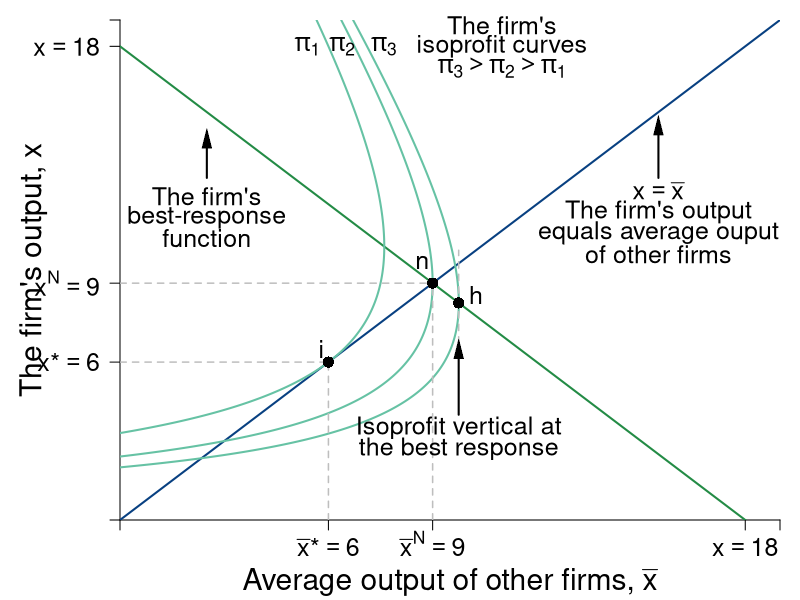

Write the R code that produced this figure.
require(shape)
pdf(file = "competitionmarkets/competition_average_2.pdf", width = 9, height = 7)

#Set parameters for graphics
axislabelsize <- 1.8
labelsize <- 1.5
namesize <- 1.8
annotatesize <- 1.5
graphlinewidth <- 2
segmentlinewidth <- 1.5

COL <- c("#7fc97f", "#beaed4", "#fdc086", "#ffff99", "#386cb0", "#f0027f", "#bf5b17", "#666666")
COLA <- c("#99d8c9","#66c2a4","#41ae76", "#238b45", "#005824")
COLB <- c("#4eb3d3", "#2b8cbe", "#0868ac","#084081")

par(mar =  c(4, 6, 1, 1))

piA <- function(xbar, x, s = 0.5, pmax = 20, c1 = 2, n = 3) {
  (pmax - s*(n - 1)*xbar)*x - s*(x)^2 - c1*x
}

brfA <- function(xbar, s = 0.5, pmax = 20, c1 = 2, n = 3) {
  (pmax - c1)/(2*s) - ((n - 1)/(2))*xbar
}

Equal45 <- function(xbar, slope = 1){
  slope*xbar
}


xlims <- c(0, 19)
ylims <- c(0, 19)

npts <- 501 
x <- seq(xlims[1], xlims[2], length.out = npts)
y <- seq(ylims[1], ylims[2], length.out = npts) 
a <- c(34, 40.5, 54)
# a <- c(72, 81, 95)


plot(0, 0, xlim = xlims, ylim = ylims, type = "n",
     xlab = expression(paste("")),
     ylab = expression(paste("")), 
     xaxt = "n", 
     yaxt = "n", 
     cex.lab = axislabelsize, 
     bty = "n",
     xaxs = "i", 
     yaxs = "i")


ticksy <- c(0, 6, 9, 18, ylims[2])
ylabels <- c(NA, expression(paste(x,"*") == 6), expression(paste(x^N) == 9), expression(x == 18), NA)
ticksx <- c(0, 6, 9, 18, xlims[2])
xlabels <- c(NA, expression(paste(bar(x),"*" == 6)), expression(paste(bar(x)^{N} == 9)), expression(x == 18), NA)


axis(1, at = ticksx, pos = 0, labels = xlabels, cex.axis = labelsize)
# text(4, par("usr")[3] - 0.9, expression(paste(bar(x),"*" == 4.5)), xpd = TRUE, cex = labelsize)
# text(6.5, par("usr")[3] - 0.8, expression(paste(bar(x)^{N} == 6)), xpd = TRUE, cex = labelsize)
axis(2, at = ticksy, pos = 0, labels = ylabels, las = 1, cex.axis = labelsize)


npts <- 500 
xx1 <- seq(xlims[1], xlims[2], length.out = npts)
xx2 <- seq(xlims[1], 8.3, length.out = npts)

lines(xx1, brfA(xx1, s = 0.5, pmax = 20, c1 = 2, n = 3), col = COLA[4], lwd = graphlinewidth)
lines(xx1, Equal45(xx1, slope = 1), col = COLB[4], lwd = graphlinewidth)

contour(x, y,
        outer(x, y, piA),
        drawlabels = FALSE,
        col = COLA[2],
        lwd = graphlinewidth,
        levels = a,
        xaxs = "i",
        yaxs = "i",
        add = TRUE)

mtext(expression(paste("Average output of other firms, ", bar(x))), side = 1, line = 3, cex = axislabelsize)
text(-2.5, 0.5*ylims[2], expression(paste("The firm's output, ", x)), xpd = TRUE, cex = axislabelsize, srt = 90) 

segments(0, 6, 6, 6, lty = 2, col = "gray" , lwd = segmentlinewidth)
segments(6, 0, 6, 6, lty = 2, col = "gray" , lwd = segmentlinewidth)
points(6, 6, pch = 16, col = "black", cex = 1.5)
text(5.8, 6.5, expression(paste("i")), cex = labelsize)
 
segments(9, 0, 9, 9, lty = 2, col = "gray" , lwd = segmentlinewidth)
segments(0, 9, 9, 9, lty = 2, col = "gray" , lwd = segmentlinewidth)
points(9, 9, pch = 16, col = "black", cex = 1.5)
text(8.7, 9.8, expression(paste("n")), cex = labelsize)


text(10.25, brfA(xbar = 9.75) + 0.3, expression(paste("h")), cex = labelsize)
segments(9.75, brfA(xbar = 9.75) - 2, 9.75, brfA(xbar = 9.75) + 2, lty = 2, col = "gray" , lwd = segmentlinewidth)
points(9.75, brfA(xbar = 9.75), pch = 16, col = "black", cex = 1.5)

text(9.75, 3.5, expression(paste("Isoprofit vertical at")), cex = labelsize)
text(9.75, 2.7, expression(paste("the best response")),cex = labelsize)
#text(9.75, 1.9, expression(paste("with best response")),cex = labelsize)
Arrows(9.75, 4, 9.75, 6.5, col = "black", lty = 1, lwd = 2, arr.type = "triangle", arr.lwd = 0.5)

Arrows(15.5, 13, 15.5, 15, col = "black", lty = 1, lwd = 2, arr.type = "triangle", arr.lwd = 0.5)
text(15.5, 12.5, expression(paste(x == bar(x))), cex = labelsize)
text(15.5, 11.7, expression(paste("The firm's output")),cex = labelsize, xpd = TRUE)
text(15.5, 10.9, expression(paste("equals average ouput")),cex = labelsize, xpd = TRUE)
text(15.5, 10.1, expression(paste("of other firms")),cex = labelsize, xpd = TRUE)


text(2.5, 13.1 - 0.8, expression(paste("The firm's")),cex = labelsize)
text(2.5, 12.3 - 0.8, expression(paste("best-response")),cex = labelsize)
text(2.5, 11.5 - 0.8, expression(paste("function")),cex = labelsize)
Arrows(2.5, 13, 2.5, 14.5, col = "black", lty = 1, lwd = 2, arr.type = "triangle", arr.lwd = 0.5)


#Label the iso-welfare functions for the HG, Aisha
text(5.4, 18, expression(pi[1]), cex = labelsize)
text(6.4, 18, expression(pi[2]), cex = labelsize)
text(7.6, 18, expression(pi[3]), cex = labelsize)

text(11, 18.8, expression("The firm's"),cex = labelsize, xpd = TRUE)
text(11, 18, expression("isoprofit curves"),cex = labelsize,xpd = TRUE)
text(11, 17.2, expression(paste(pi[3] > pi[2], phantom() > pi[1])),cex = labelsize)

#B's brf
# text(7, 30, expression(paste("A's best response")),cex = labelsize)
# text(7, 29, expression(paste("function")),cex = labelsize)
# Arrows(7, 28.2, 7, 23.5, col = "black", lty = 1, lwd = 2, arr.type = "triangle", arr.lwd = 0.5)


dev.off()
